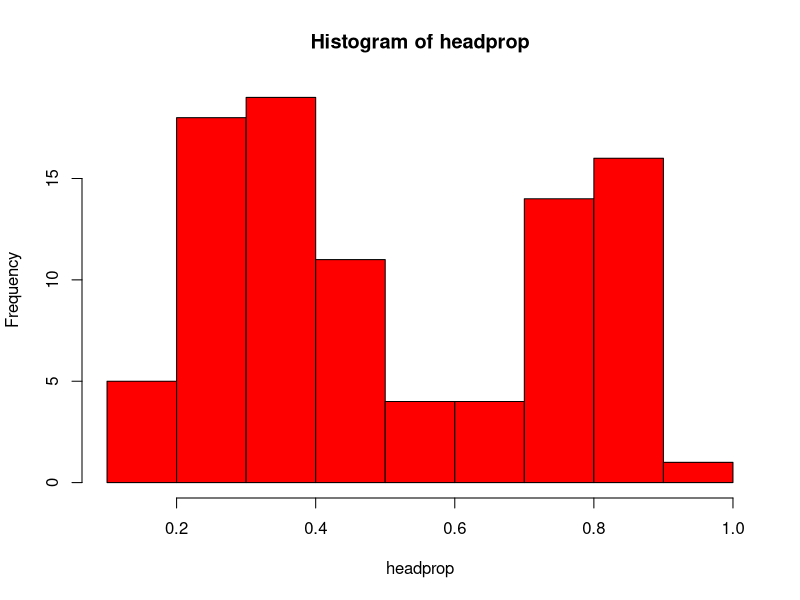

This figure's R source:
# I did one change before i load the data, i deleted the blank lines
# in the original dataset, i will attach my data.txt with the e-mail.

# So first i load the data. We don't have headers and we don't want
# factors, so:

data = read.table("data.txt", header = F, strin = F)
names(data) = "Tosses"

# Lets make sure every row has 50 characters

lapply(data,nchar)

# We will keep only the head occurences

heads = sapply(data,function(x) gsub("T","",x))

# We find the number of heads

nheads = apply(heads,2,nchar)

# Find the head propability for each experiment

headprop = nheads/50

# Lets make them look nice
headprop = sort(headprop)

# Now we take a look at our data

hist(headprop,col="red")

# I am going to use k-means clustering. I chose the initial centers
# based on the histogram.

k=kmeans(headprop,c(0.23,0.35,0.48,0.8),iter.max=10)

# K-means clustering with 4 clusters of sizes 18, 25, 15, 34

# Cluster means:
 
# Coin 1:  0.2388889
# Coin 2:  0.3472000
# Coin 3:  0.5026667
# Coin 4:  0.8058824

# Within cluster sum of squares by cluster:
# [1] 0.02997778 0.02950400 0.03189333 0.12922353
#  (between_SS / total_SS =  95.7 %)

# ===========================================Results============================================================

# So my best estimates for each coin's head propability are:

# Coin 1:  0.2388889
# Coin 2:  0.3472000
# Coin 3:  0.5026667
# Coin 4:  0.8058824

# After experimenting with many different centers, those gave me the
# highest reduction in sum of squares, 95,7%
